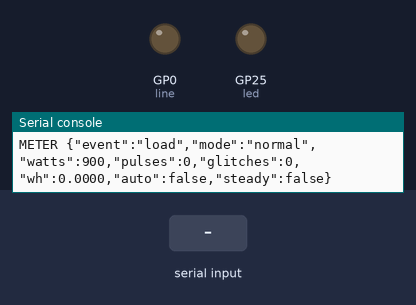
The program below on a simulated Raspberry Pi Pico running CircuitPython. Parts: output pins drawn as LEDs (lit = HIGH), the last lines printed to the serial console. Dashed ring = blinking. The test bench sets the inputs (shaded band). Random numbers come from a fixed seed.

Above: at 1.2 s.
1.3 s: "h" typed at the serial console
4.3 s: "g" typed at the serial console
At 7.2 s:
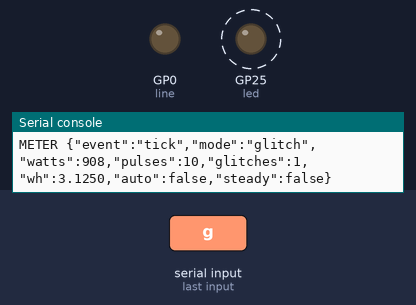
7.3 s: "n" typed at the serial console
Timing chart, 0 to 16.3 s (numbered marks = the images above; inputs shaded):
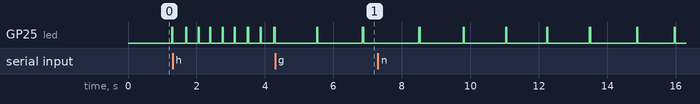

Measured:
- by itself, GP25 (led): repeats every 3.7 s: LOW 1.3 s, 2 × (HIGH 0.03 s, LOW 1.2 s), HIGH 0.03 s

The program:

code.py
```python
# Mohar meter simulator: Raspberry Pi Pico H running CircuitPython 10.
#
# Behaves like the pulse output of an electricity meter rated 3200 impulses
# per kWh, a common rating on Indian electronic meters. One pulse = 0.3125 Wh.
#
# Wiring (this program only uses GP0):
#   Pico GP0 (physical pin 1) -> NodeMCU D6 (GPIO12)
#   Pico GND (physical pin 3) -> NodeMCU GND
#
# GP0 works like a meter's open-collector (S0) output: pulled low for 30 ms
# per pulse and released (floating) between pulses. The ESP8266's pull-up
# holds the line high, so the Pico never drives the line high.
# The onboard LED lights for each pulse, like a meter's kWh LED.
#
# Send one character over the USB serial console:
#   i idle 60 W        n normal 900 W      h heavy 3000 W
#   s surge 12000 W    g normal load plus 2 ms spikes (interference or tampering)
#   x off, no pulses   a automatic demo cycle
#   r reset counters   ? print status now
#   c toggle steady mode: constant load, +-3 % timing only (for repeatable tests)
#
# Each load is a centre level, not a fixed wattage. Like a real household it drifts slowly, appliances switch on
# and off at random, and every pulse has its own timing noise. Surge stays below 13.8 kW so the local check isn't tripped.
#
# Output: one JSON object per line, prefixed with "METER ".

import sys
import time
import random
import board
import digitalio
import supervisor
import math

IMP_PER_KWH = 3200
PULSE_S = 0.030
GLITCH_S = 0.002
STATUS_EVERY_NS = 2_000_000_000
JITTER = 0.03  # +-3 % on the interval, so the load looks real

LOADS = {
    "i": ("idle", 60),
    "n": ("normal", 900),
    "h": ("heavy", 3000),
    "s": ("surge", 12000),
    "g": ("glitch", 900),
    "x": ("off", 0),
}
# Automatic cycle: (load key, seconds)
AUTO = (("n", 30), ("h", 20), ("n", 15), ("g", 15), ("n", 15), ("s", 10), ("x", 10))

line = digitalio.DigitalInOut(board.GP0)
line.switch_to_input(pull=None)  # released: the ESP8266 pull-up holds it high
led = digitalio.DigitalInOut(board.LED)
led.switch_to_output(value=False)

key = "n"
pulses = 0
glitches = 0
auto_on = False
steady = False
auto_step = 0
auto_until = 0


# --- load model -------------------------------------------------------------------------------------------------
level = 0.0          # slow base load in W, drifts around the mode's centre
extra = 0.0          # an appliance that is currently switched on, W
extra_until = 0
next_model = 0
MODEL_S = 1.0        # model step, seconds
TAU_S = 45.0         # how fast the base load returns to its centre
SIGMA = {"i": 0.18, "n": 0.07, "h": 0.06, "g": 0.07, "s": 0.025, "x": 0.0}   # drift size, fraction of the centre
SURGE_CAP_W = 13200  # keeps surge under the 13.8 kW local limit even with noise


def gauss():
    # CircuitPython has no random.gauss: the sum of three uniforms is close enough (sd 1.0).
    return (random.random() + random.random() + random.random() - 1.5) * 2.0


def model_step(now):
    global level, extra, extra_until
    centre = LOADS[key][1]
    if centre == 0:
        level = 0.0
        extra = 0.0
        return
    if steady:
        level = float(centre)
        extra = 0.0
        return
    k = MODEL_S / TAU_S
    level += (centre - level) * k + SIGMA[key] * centre * math.sqrt(2.0 * k) * gauss()
    level = max(centre * 0.35, level)
    if extra and now >= extra_until:
        extra = 0.0
    # An appliance switches on about once every 2 to 3 minutes. Not during a surge, and not while idle.
    if not extra and key in ("n", "g", "h") and random.random() < MODEL_S / 150.0:
        extra = random.uniform(120.0, 0.6 * centre + 300.0)
        extra_until = now + int(random.uniform(15.0, 90.0) * 1e9)
    if not extra and key == "i" and random.random() < MODEL_S / 240.0:
        extra = random.uniform(60.0, 200.0)   # a fridge compressor or a charger
        extra_until = now + int(random.uniform(20.0, 120.0) * 1e9)


def current_watts():
    centre = LOADS[key][1]
    if centre == 0:
        return 0
    w = level + extra
    if key == "s":
        w = min(w, SURGE_CAP_W)
    return max(5, int(w))


def interval_ns(watts):
    # seconds per pulse = 3600 s/h * 1000 W/kW / (watts * IMP_PER_KWH)
    base = 3_600_000.0 / (watts * IMP_PER_KWH)
    noise = random.uniform(-JITTER, JITTER) if steady else 0.045 * gauss()   # every pulse has its own timing noise
    if key == "s":
        noise = max(noise, -0.03)   # a short gap would read as a spike above the local limit
    return int(base * (1.0 + noise) * 1e9)


def pulse(seconds):
    line.switch_to_output(value=False)
    led.value = True
    time.sleep(seconds)
    line.switch_to_input(pull=None)
    led.value = False


def status(event):
    name = LOADS[key][0]
    print(
        'METER {"event":"%s","mode":"%s","watts":%d,"pulses":%d,"glitches":%d,"wh":%.4f,"auto":%s,"steady":%s}'
        % (event, name, current_watts(), pulses, glitches, pulses * 1000.0 / IMP_PER_KWH, "true" if auto_on else "false", "true" if steady else "false")
    )


def set_load(new_key, now):
    global key, next_pulse, next_glitch, level, extra
    key = new_key
    level = float(LOADS[key][1])
    extra = 0.0
    watts = current_watts()
    next_pulse = now + interval_ns(watts) if watts else 0
    next_glitch = now + random.randint(1000, 2500) * 1_000_000
    status("load")


now = time.monotonic_ns()
next_pulse = 0
next_glitch = 0
set_load(key, now)
next_status = now + STATUS_EVERY_NS

while True:
    now = time.monotonic_ns()

    if supervisor.runtime.serial_bytes_available:
        c = sys.stdin.read(1)
        if c in LOADS:
            auto_on = False
            set_load(c, now)
        elif c == "a":
            auto_on = True
            auto_step = 0
            auto_until = now + AUTO[0][1] * 1_000_000_000
            set_load(AUTO[0][0], now)
        elif c == "c":
            steady = not steady
            set_load(key, now)
        elif c == "r":
            pulses = 0
            glitches = 0
            status("reset")
        elif c == "?":
            status("status")

    if auto_on and now >= auto_until:
        auto_step = (auto_step + 1) % len(AUTO)
        auto_until = now + AUTO[auto_step][1] * 1_000_000_000
        set_load(AUTO[auto_step][0], now)

    if now >= next_model:
        model_step(now)
        next_model = now + int(MODEL_S * 1e9)
    watts = current_watts()
    if watts and now >= next_pulse:
        pulse(PULSE_S)
        pulses += 1
        # Schedule from the planned time, so timing errors don't add up.
        next_pulse += interval_ns(watts)
        if next_pulse < now:
            next_pulse = now + interval_ns(watts)

    if key == "g" and now >= next_glitch:
        pulse(GLITCH_S)
        glitches += 1
        next_glitch = now + random.randint(1000, 2500) * 1_000_000

    if now >= next_status:
        status("tick")
        next_status = now + STATUS_EVERY_NS

    time.sleep(0.001)
```
